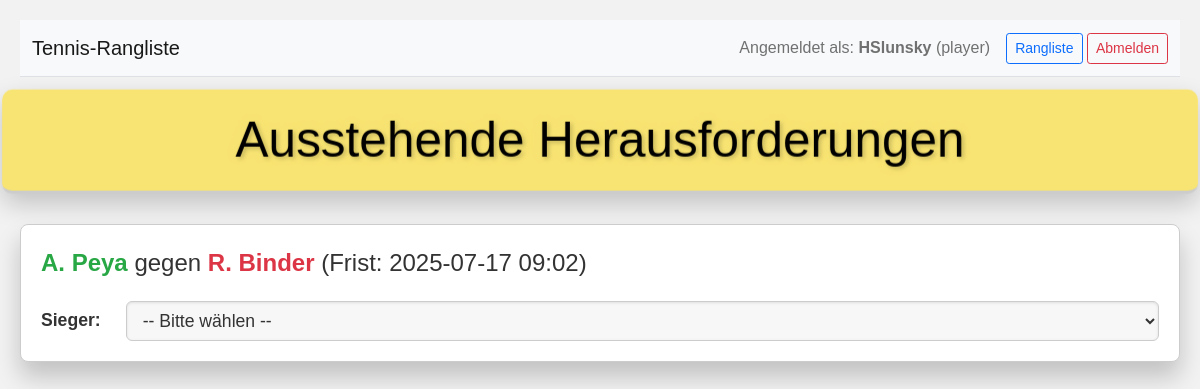
Page /admin (signed in) on the committed database.
### tables this page shows
CREATE TABLE players (
    id INTEGER PRIMARY KEY,
    name TEXT NOT NULL UNIQUE,
    username TEXT NOT NULL UNIQUE,
    password_hash TEXT NOT NULL,
    privilege_level TEXT NOT NULL DEFAULT 'player',
    -- NEW: This flag determines if a user appears in the pyramid. Default is 1 (true).
    is_ranked_player INTEGER NOT NULL DEFAULT 1,
    available INTEGER NOT NULL DEFAULT 1,
    rank INTEGER NOT NULL,
    unavailable_since DATETIME,
    unavailability_reason TEXT,
    block_challenger_until DATETIME,
    block_opponent_until DATETIME,
    is_new INTEGER NOT NULL DEFAULT 0
);

CREATE TABLE challenges (
    id INTEGER PRIMARY KEY AUTOINCREMENT,
    challenger_id INTEGER NOT NULL,
    opponent_id INTEGER NOT NULL,
    timestamp DATETIME NOT NULL,
    deadline DATETIME NOT NULL,
    resolved_at DATETIME,
    resolved INTEGER NOT NULL DEFAULT 0,
    result TEXT,
    score_details TEXT,
    scheduled_play_date DATETIME,
    FOREIGN KEY (challenger_id) REFERENCES players(id) ON DELETE CASCADE,
    FOREIGN KEY (opponent_id) REFERENCES players(id) ON DELETE CASCADE
);

### app.py (the view)
@app.route("/admin")
@login_required
def admin():
    db = get_db()
    try:
        cur = db.execute(
            "SELECT c.*, p1.name as challenger_name, p2.name as opponent_name FROM challenges c "
            "JOIN players p1 ON c.challenger_id = p1.id "
            "JOIN players p2 ON c.opponent_id = p2.id "
            "WHERE c.resolved = 0 ORDER BY c.deadline ASC"
        )
        challenges_raw = cur.fetchall()
        challenges_processed = []
        for row in challenges_raw:
            challenge = dict(row)
            if isinstance(challenge.get("deadline"), str):
                try:
                    challenge["deadline"] = datetime.strptime(
                        challenge["deadline"].split(".")[0], "%Y-%m-%d %H:%M:%S"
                    )
                except (ValueError, TypeError):
                    challenge["deadline"] = None
            elif not isinstance(challenge.get("deadline"), datetime):
                challenge["deadline"] = None
            challenges_processed.append(challenge)
        return render_template("admin.html", challenges=challenges_processed)
    except sqlite3.Error as e:
        logger.exception("Database error on /admin route.")
        flash(
            "Ein Datenbankfehler ist aufgetreten beim Laden der Admin-Seite.", "danger"
        )
        return redirect(url_for("index"))
    except Exception as e:
        logger.exception("Unexpected error on /admin route.")
        flash("Ein unerwarteter Fehler ist aufgetreten.", "danger")
        return redirect(url_for("index"))

### app.py (called while the page is built)
@login_manager.user_loader
def load_user(user_id):
    db = get_db()
    user_data = db.execute(
        "SELECT id, username, privilege_level FROM players WHERE id = ?", (user_id,)
    ).fetchone()
    if user_data:
        return User(
            id=user_data["id"],
            username=user_data["username"],
            privilege_level=user_data["privilege_level"],
        )
    return None

def get_db():
    if "db" not in g:
        try:
            g.db = sqlite3.connect(
                app.config["DATABASE"], timeout=10, detect_types=sqlite3.PARSE_DECLTYPES
            )
            g.db.row_factory = sqlite3.Row
            g.db.execute("PRAGMA journal_mode=WAL")
            g.db.execute("PRAGMA foreign_keys = ON")
        except sqlite3.Error as e:
            logger.exception("Database connection failed.")
            raise e
    return g.db

### templates/admin.html (shortened to what this page needs)
<!DOCTYPE html>
<html lang="de">
<head>
  <link rel="stylesheet" href="https://cdnjs.cloudflare.com/ajax/libs/bootstrap/5.1.3/css/bootstrap.min.css" />
</head>
<body>
  <nav class="navbar navbar-expand-lg navbar-light bg-light mb-3 border-bottom">
    <div class="container-fluid">
      <a class="navbar-brand" href="{{ url_for('index') }}">Tennis-Rangliste</a>
      <div class="ms-auto d-flex align-items-center">
        <span class="navbar-text me-3">
          Angemeldet als: <strong>{{ current_user.username }}</strong> ({{ current_user.privilege_level }})
        </span>
        <div>
          <a href="{{ url_for('index') }}" class="btn btn-sm btn-outline-primary {% if request.endpoint == 'index' %}active{% endif %}">Rangliste</a>
          <a href="{{ url_for('logout') }}" class="btn btn-sm btn-outline-danger">Abmelden</a>
        </div>
      </div>
    </div>
  </nav>
  <header>
    <h1>Ausstehende Herausforderungen</h1>
  </header>
  <main>
    <div id="challenges-container">
      {% for challenge in challenges %}
        <div class="challenge-container" data-challenge-id="{{ challenge.id }}" data-challenger-id="{{ challenge.challenger_id }}" data-opponent-id="{{ challenge.opponent_id }}">
          <p><span class="challenger-name">{{ challenge.challenger_name }}</span> gegen <span class="opponent-name">{{ challenge.opponent_name }}</span> (Frist: {{ challenge.deadline.strftime('%Y-%m-%d %H:%M') if challenge.deadline else 'N/A' }})</p>
          <form class="result-form" method="POST" action="{{ url_for('submit_result') }}">
            <div class="result-dropdown-section"><label for="result-{{ challenge.id }}">Sieger:</label><select id="result-{{ challenge.id }}" name="result" class="result-select"><option value="">-- Bitte wählen --</option></select></div>
          </form>
        </div>
      {% endfor %}
    </div>
  </main>
</body>
</html>

### templates/admin.html (style rules this page uses)
:root { --primary-color: #f8e473; --primary-dark: #e6d661; --bg-color: #f2f2f2; --container-bg: #fff; --text-color: #333; --border-color: #ccc; --shadow-color: rgba(0, 0, 0, 0.2); --highlight-shadow: rgba(248, 228, 115, 0.4); --challenger-color: #28a745; --opponent-color: #dc3545; --neutral-color: #6c757d; --error-color: #dc3545; }
body { background-color: var(--bg-color); font-family: Arial, sans-serif; margin: 0; padding: 20px; color: var(--text-color); perspective: 1000px; }
header { text-align: center; margin-bottom: 30px; background-color: var(--primary-color); padding: 20px; border-bottom: 3px solid var(--border-color); transform: translateZ(30px); box-shadow: 0 10px 25px var(--shadow-color); border-radius: 10px; position: relative; transition: transform 0.3s ease; }
header h1 { font-size: 3rem; margin: 0; color: #000; text-shadow: 2px 2px 4px var(--shadow-color), 0 0 10px var(--highlight-shadow); }
main { max-width: 1200px; margin: 0 auto; transform-style: preserve-3d; }
.challenge-container { background-color: var(--container-bg); border: 1px solid var(--border-color); border-radius: 8px; padding: 20px; margin-bottom: 30px; box-shadow: 0 15px 25px var(--shadow-color); transition: all 0.4s ease; transform: translateZ(10px); position: relative; }
.challenge-container p { margin: 0 0 15px; font-size: 1.5rem; color: var(--text-color); font-weight: 500; }
.challenger-name { color: var(--challenger-color); font-weight: bold; }
.opponent-name { color: var(--opponent-color); font-weight: bold; }
.challenge-container form { display: grid; grid-template-columns: auto 1fr; gap: 10px 15px; align-items: center; }
.challenge-container form label { font-size: 1.1rem; color: #333; font-weight: bold; text-align: right; grid-column: 1 / 2; padding-right: 10px; }
.challenge-container form select, .challenge-container form input[type="text"], .challenge-container form button { font-size: 1.1rem; padding: 8px 12px; border: 1px solid var(--border-color); border-radius: 6px; background-color: #f7f7f7; color: var(--text-color); outline: none; box-shadow: inset 0 1px 3px rgba(0, 0, 0, 0.1); transition: all 0.3s ease; width: 100%; box-sizing: border-box; grid-column: 2 / 3; }
.result-dropdown-section { grid-column: 1 / 3; display: grid; grid-template-columns: auto 1fr; gap: 10px 15px; align-items: center; margin-top: 5px; margin-bottom: 0px; }
.result-dropdown-section label { grid-column: 1 / 2; text-align: right; }
.result-dropdown-section select { grid-column: 2 / 3; }

### rows in the picture
players: username "HSlunsky", privilege_level "player"
challenges: challenger_name "A. Peya", opponent_name "R. Binder", deadline "2025-07-17 09:02"
